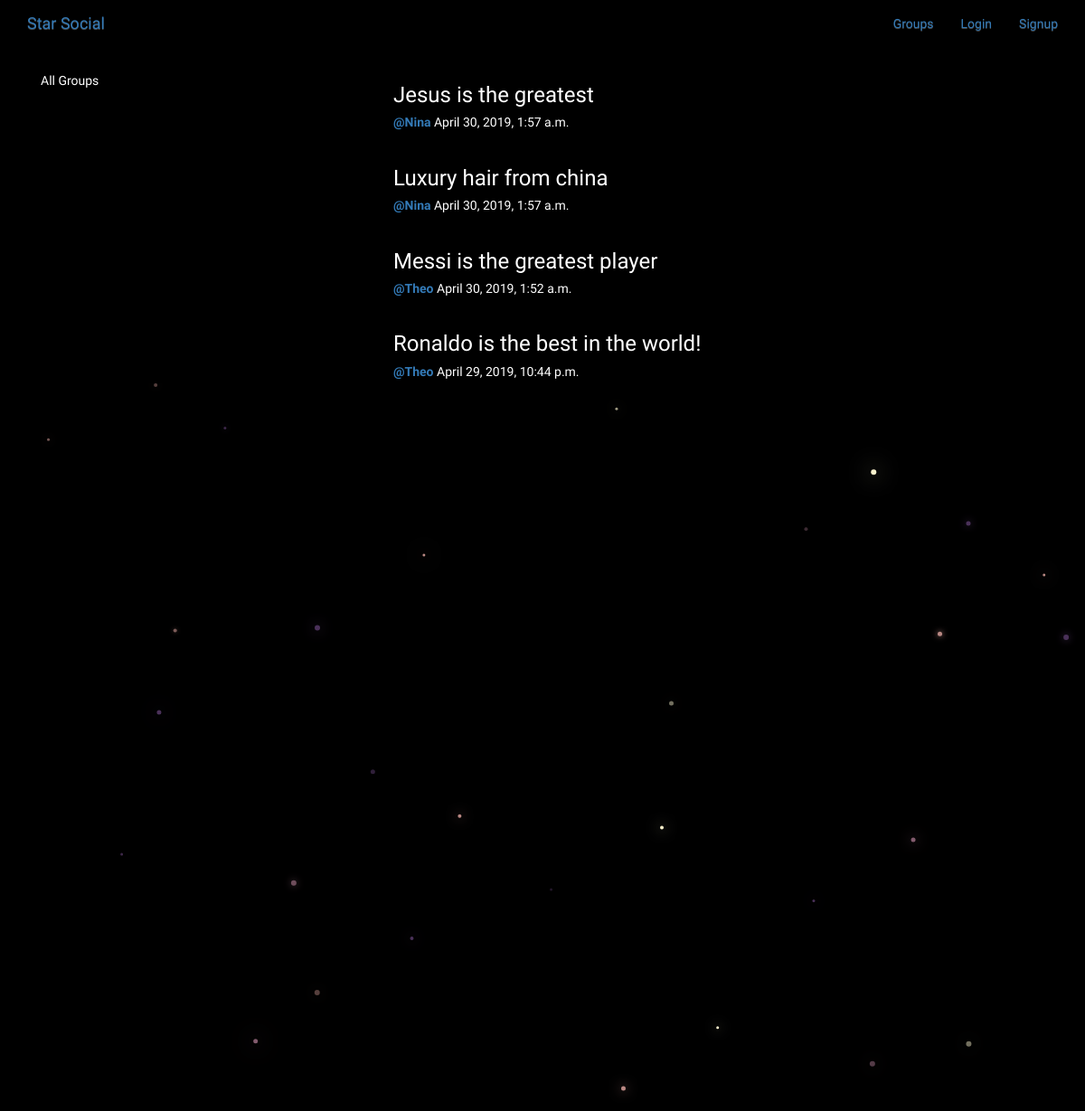
/posts/, run on the app's committed database.
### posts/models.py (models this page shows, shortened)
class Post(models.Model):
    user = models.ForeignKey(User, related_name='posts', on_delete = models.CASCADE)
    created_at = models.DateTimeField(auto_now=True)
    message = models.TextField()
    message_html = models.TextField(editable=False)
    group = models.ForeignKey(Group, related_name='posts', null=True,blank=True,on_delete=models.CASCADE)
    class Meta:
        ordering = ['-created_at']
        unique_together = ['user', 'message']

### posts/views.py (the view)
class PostList(SelectRelatedMixin, generic.ListView):
    model = models.Post
    select_related = ('user', 'group')

### posts/templates/posts/post_list.html (shortened to what this page needs)
{% extends "posts/post_base.html" %}
{% block prepost %}
<div class="col-md-4">
  <div class="card card-with-shadow">
    <div class="content">
      <h5 class='title'>All Groups</h5>
    </div>
  </div>
</div>
{% endblock %}
{% block post_content %}
<div class="col-md-8">
  {% for post in post_list %}
  {% include "posts/_post.html"%}
{% endfor %}
</div>
{% endblock %}

### posts/templates/posts/_post.html (shortened to what this page needs)
<div class="post media">
  <h3>{{post.message_html|safe}}</h3>
  <div class="media-body">
    <h5 class='media-heading'>
    <span class='username'><a href="{% url 'posts:for_user' username=post.user.username %}"><strong>@{{post.user.username}}</strong></a></span>
    <time class='time'>
      {{post.created_at}}
    </time>
    </h5>
  </div>
</div>

### static/simplesocial/css/master.css (style rules this page uses)
body { margin:0; overflow:hidden; background-color: black; color:white; font-family: 'Pangolin', cursive; }

### data on the page
Post: message_html "Jesus is the greatest", user.username "Nina", created_at "April 30, 2019, 1:57 a.m."
Post: message_html "Luxury hair from china", user.username "Nina", created_at "April 30, 2019, 1:57 a.m."
Post: message_html "Messi is the greatest player", user.username "Theo", created_at "April 30, 2019, 1:52 a.m."
Post: message_html "Ronaldo is the best in the world!", user.username "Theo", created_at "April 29, 2019, 10:44 p.m."
